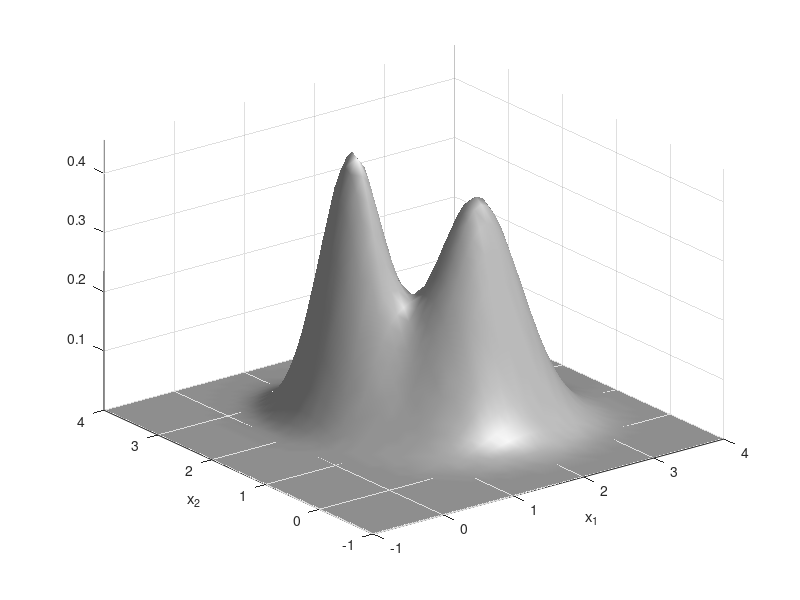

Source code (MATLAB):
dx = .1;                       % Space resolution
x  = -1:dx:4;                  % Space limits
N = [length(x) length(x)];     % Number of points
[x1,x2]=meshgrid(x);           % Create mesh
xx=[x1(:) x2(:)]';             % 2D data for plot
Nt = length(xx);               % Number of points
u1=[1;2];                      % Mean for Gauss. 1
v1=[.1 0;0 .2];                % Cov. for Gauss. 1
u2=[2;1];                      % Mean for Gauss. 2
v2=[.3 0;0 .2];                % Cov. for Gauss. 2
w =[0.4 0.6];                  % Mixing weights
pdf = zeros(1,Nt);             % Mixed pdf
%-------------------------------------------------
for j=1:Nt;
  pdf(j)=w(1)/(sqrt(det(2*pi*v1)))*...
  exp(-0.5*(((xx(:,j)-u1)'/v1)*(xx(:,j)-u1)))+...
  w(2)/(sqrt(det(2*pi*v2)))*...
  exp(-0.5*(((xx(:,j)-u2)'/v2)*(xx(:,j)-u2)));
end
%-------------------------------------------------
x1=reshape(xx(1,:),N);         
x2=reshape(xx(2,:),N);         
pdf=reshape(pdf,N);            
%-------------------------------------------------
surfl(x1,x2,pdf)               % Plot PDF
shading interp                 %
colormap gray                  %
axis tight                     %
xlabel('x_1');ylabel('x_2');   %